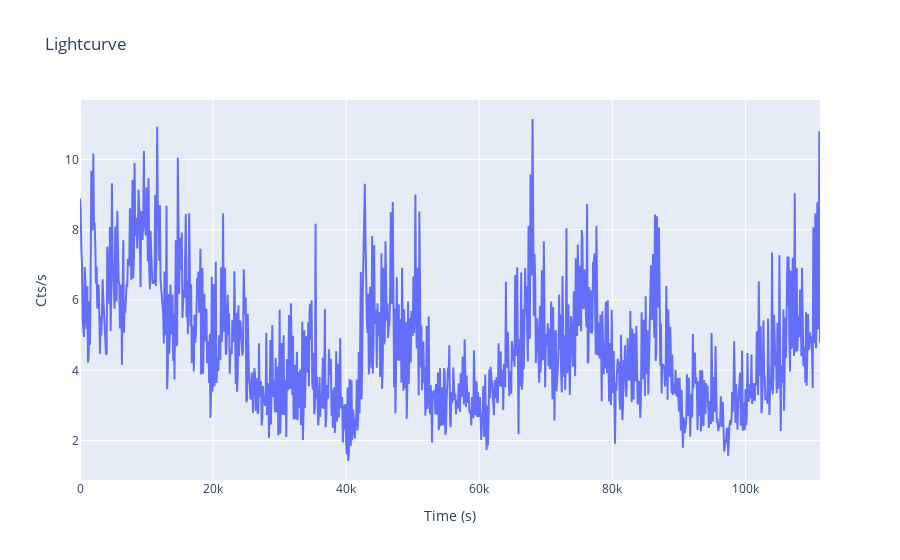

The notebook cell this image was saved under:
### Code cell
# Plot BKG lightcurve
name= ["flaring particle background"]
file_paths = [out_LCFile]

# Call the function to plot light curves
plotLC(file_paths, name, threshold = None)

### Figure 1 — Plotly figure (JSON) as saved in the notebook; plotly's stock layout.template omitted (floating-point values rounded to 4 significant figures; data arrays with more than 128 entries replaced by an {"elided": "..."} marker saying what was removed)
{"data": [{"mode": "lines", "name": "Lightcurve of flaring particle background", "type": "scatter", "x": {"elided": "1113 int values"}, "y": {"elided": "1113 float values"}}], "layout": {"autosize": true, "title": {"text": "Lightcurve"}, "xaxis": {"autorange": true, "range": [0, 111200], "title": {"text": "Time (s)"}, "type": "linear"}, "yaxis": {"autorange": true, "range": [0.8794, 11.69], "title": {"text": "Cts/s"}, "type": "linear"}}}
